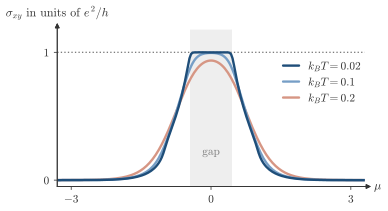

Here is the Python script that generated this plot:
"""Session 3, section 3.5, the Hall conductivity of the Haldane model against the chemical potential.

The calculation is the pyqula script webnotes/scripts/session03/hall_conductivity_haldane.py, which the student
downloads under the figure. The model is the honeycomb lattice with h.add_haldane(0.1), the one of panel (a) of
berry_haldane.py, with a gap of 0.9 around zero energy. pyqula computes the intrinsic part,
sigma_xy = (e^2/h) (1/2 pi) sum_n int f(e_n - mu) Omega_n d^2k, with f the Fermi function, so at low temperature and
mu in the gap it is the Chern number of the filled band, +1."""
import os, sys
sys.path.insert(0, os.path.join(os.path.dirname(os.path.abspath(__file__)), '..'))
import numpy as np
import style

d = style.run_script('session03/hall_conductivity_haldane.py')
mu, temps, sigma = np.array(d['mu']), d['temperatures'], np.array(d['sigma_xy'])
# the gap from a k-mesh that holds the Dirac points, with no file written (h.get_bands would write its output here)
hk = d['h'].get_hk_gen()
e = np.array([np.linalg.eigvalsh(hk(np.array([i / 60, j / 60, 0.]))) for i in range(60) for j in range(60)])
GAP = e[e > 0].min() - e[e < 0].max()
mid = sigma[:, np.argmin(np.abs(mu))]
print('gap', round(GAP, 3), 'sigma in the middle of the gap', np.round(mid, 3), 'k_B T / gap', np.round(np.array(temps) / GAP, 2))
assert abs(GAP - 0.90) < 0.01 and abs(mu[np.argmin(np.abs(mu))]) < 1e-9
assert abs(mid[0] - 1) < 1e-3 and abs(mid[2] - 0.94) < 0.005 and abs(temps[2] / GAP - 0.22) < 0.005
assert np.abs(sigma[:, 0]).max() < 1e-3 and np.abs(sigma[:, -1]).max() < 1e-3

fig, ax = style.figure(height_cm=5.4, width_cm=10.5)
ax.set_xlim(-3.3, 3.3); ax.set_ylim(-0.05, 1.18)
ax.axvspan(-GAP / 2, GAP / 2, color=style.GRID, alpha=0.45, lw=0, zorder=0)
style.guide(ax, y=1, ls=':', color=style.MUTED)
colors = (style.ACCENT, style.LIGHT, style.WARM)
for T, s, col in reversed(list(zip(temps, sigma, colors))):
    ax.plot(mu, s, color=col, label=r'$k_BT=%g$' % T)
style.arrows(ax, xlabel=r'$\mu$', ylabel=r'$\sigma_{xy}$ in units of $e^2/h$')
ax.set_xticks([-3, 0, 3]); ax.set_xticklabels([r'$-3$', '0', '3'])
ax.set_yticks([0, 1]); ax.set_yticklabels(['0', '1']); ax.tick_params(length=2.5, width=0.6)
style.label(ax, 0, 0.22, 'gap', color=style.MUTED, fontsize=8.5)
h, l = ax.get_legend_handles_labels()
ax.legend(h[::-1], l[::-1], loc='upper right', bbox_to_anchor=(1.02, 0.86), handlelength=1.4)
style.save(fig, __file__)
